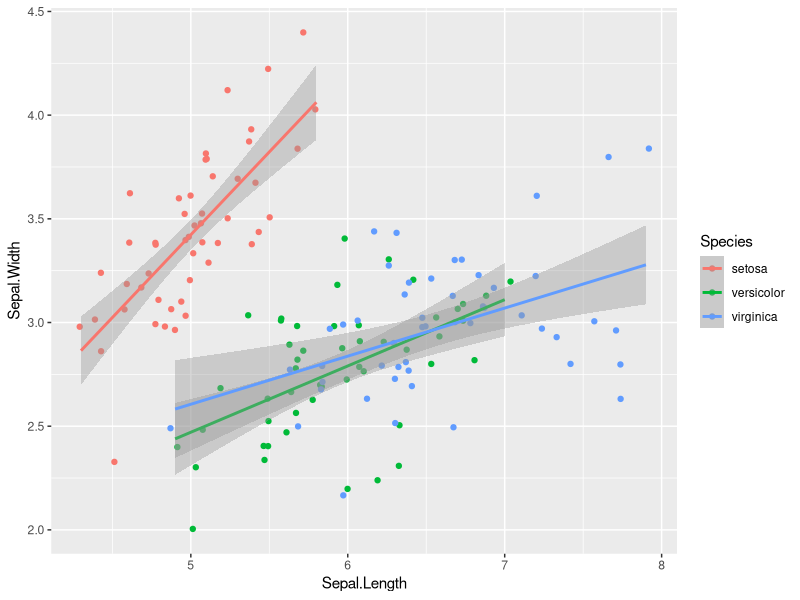
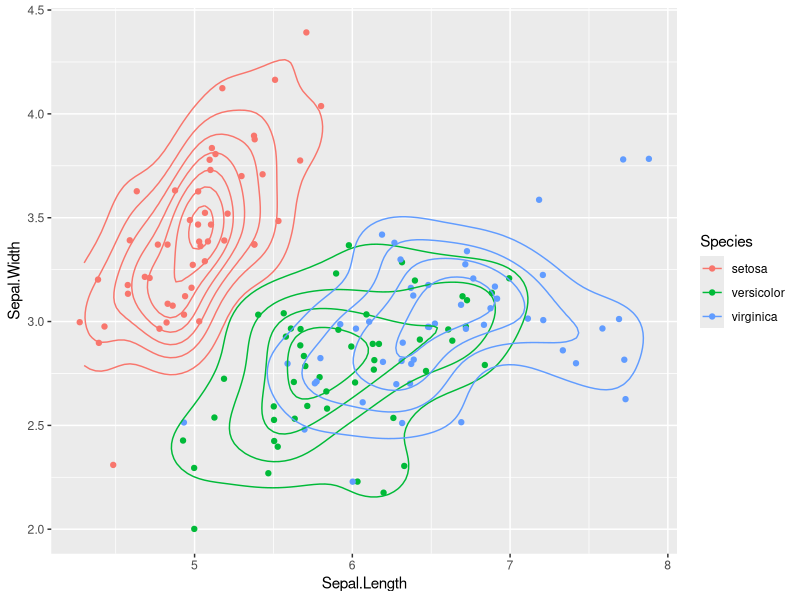

Write R code to recreate these figures, in order.
#hola Mundo

library(ggplot2)
ggplot(iris,aes(Sepal.Length,Sepal.Width,color=Species)) + geom_jitter() + geom_smooth(method="lm")


###Cambios
ggplot(iris,aes(Sepal.Length,Sepal.Width,color=Species)) + geom_jitter() + geom_density2d()
